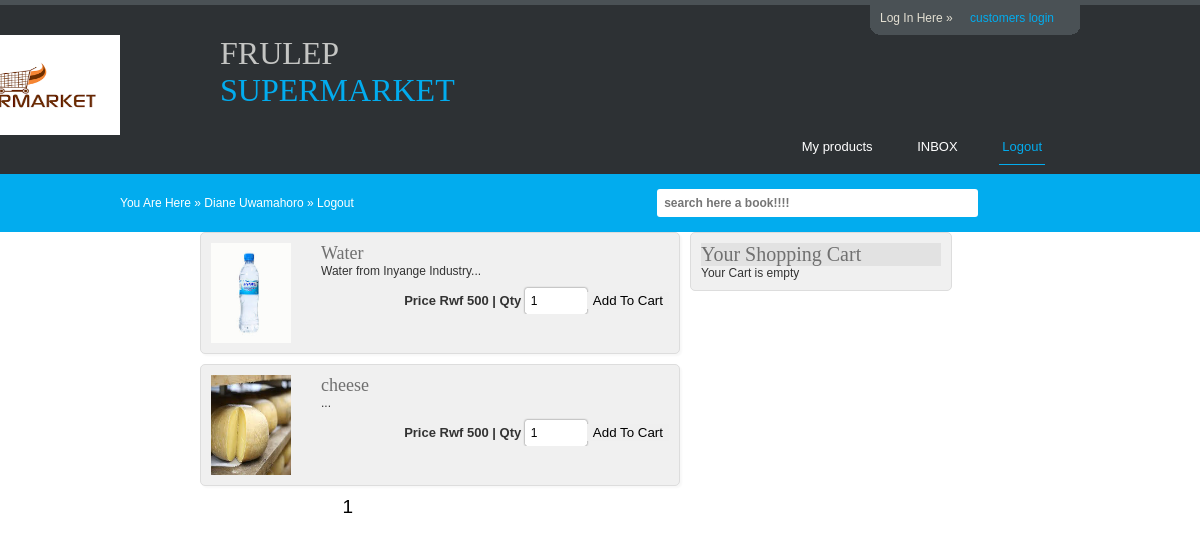
The app's page /oncart.php?page=1 (signed in) with its own data.
### tables this page shows
CREATE TABLE `customer` (
  `user_id` int(100) NOT NULL,
  `username` varchar(100) NOT NULL,
  `password` varchar(100) NOT NULL,
  `firstname` varchar(100) NOT NULL,
  `lastname` varchar(100) NOT NULL,
  `id_number` varchar(100) NOT NULL,
  `address` varchar(100) NOT NULL,
  `email` varchar(100) NOT NULL,
  `phone` varchar(100) NOT NULL
);

CREATE TABLE `books` (
  `inventory_id` int(11) NOT NULL,
  `book_title` varchar(100) NOT NULL,
  `author` varchar(100) NOT NULL,
  `price` varchar(100) NOT NULL,
  `cover` varchar(100) NOT NULL,
  `detaills` varchar(100) NOT NULL,
  `description` varchar(500) NOT NULL,
  `copy` int(11) NOT NULL,
  `time` varchar(11) NOT NULL
);

### index2.php (the view, shortened to what this page needs)
<link href="style/style.css" rel="stylesheet" type="text/css">
<div id="products-wrapper">
    <div class="products">
    <?php
    $conn=mysqli_connect("localhost","root","","editionbakame");
	$current_url = base64_encode($url="http://".$_SERVER['HTTP_HOST'].$_SERVER['REQUEST_URI']);
	$per_page =3;
    $page_query = $conn->query("SELECT COUNT(inventory_id) FROM(`books`)");
    $pages = ceil($page_query->num_rows/$per_page);
	if(!isset($_GET['page']))
        {
            echo "<script>";
              echo "window.location='oncart.php?page=1'";
            echo "</script>";
        }
    else{
    $page = @$_GET['page'];
    }
	$start = ((@$page - 1)*$per_page);
	$results =$conn->query("SELECT * FROM books ORDER BY inventory_id ASC LIMIT $start,$per_page");
    if ($results) {
        while($obj = $results->fetch_assoc())
        {
			echo '<div class="product">';
            echo '<form method="POST" action="cart_update.php">';
			echo '<div class="product-thumb"><img src="admin/books/covers/'.$obj['cover'].'" style="width:80px; height:100px;" /></div>';
            echo '<div class="product-content"><h3>'.$obj['book_title'].'</h3>';
            echo '<div class="product-desc">'.substr($obj['description'],0,130).'... </div>';
            echo '<div class="product-info">';
			echo 'Price Rwf '.$obj['price'].' | ';
            echo 'Qty <input style="width:50px;" type="text" name="product_qty" value="1" />';
			echo '<button class="add_to_cart">Add To Cart</button>';
			echo '</div></div>';
            echo '</form>';
            echo '</div>';
        }
    }
echo "<div id='pagination'> ";
for($numb=1;$numb<=$pages;$numb++){
   if (@$page == $numb) {
    echo "<label>";
    echo "<a href='oncart.php?page=$numb' style='color: #000;' >$numb </a>";
    echo "</label>";
    }
    else{
    echo "<label class=''>";
    echo "<a href='oncart.php?page=$numb'>$numb </a>";
    echo "</label>";
    }
    }
echo "</div>";
    ?>
    </div>
	<div class="shopping-cart">
	<h2>Your Shopping Cart</h2>
	<?php
	if(isset($_SESSION["products"]))
	{
		$total = 0;
		echo '<ol>';
		foreach ($_SESSION["products"] as $cart_itm)
		{
			echo '<li class="cart-itm">';
			echo '<span class="remove-itm"><a href="cart_update.php?removep='.$cart_itm["code"].'&return_url='.$current_url.'">&times;</a></span>';
			echo '<h3>'.$cart_itm["name"].'</h3>';
			$code=$cart_itm['code'];
			echo '<div class="p-qty">Qty : '.$cart_itm["qty"].'</div>';
			echo '<div class="p-price">Price : Rwf '.$cart_itm["price"].'</div>';
			echo '</li>';
			$subtotal = ($cart_itm["price"]*$cart_itm["qty"]);
			$total = ($total + $subtotal);
		}
		echo '</ol>';
		echo '<span class="check-out-txt"><strong>Total : Rwf '.$total.'</strong> <a href="view_cart.php">Check-out!</a></span>';
		echo '<span class="empty-cart"><a href="cart_update.php?emptycart=1&return_url='.$current_url.'">Empty Cart</a></span>';
	}
	else{
		echo 'Your Cart is empty';
	}
	?>
	</div>
</div>

### oncart.php (shortened to what this page needs)
<?php
if (@$_SESSION['user_login'] == 1) {
  $user_id = $_SESSION['user_id'];
  $conn=mysqli_connect("localhost","root","","editionbakame");
	$select = $conn->query("SELECT *FROM `customer` WHERE `user_id` = '$user_id' ")or die(mysql_error());
  $fetch = $select->fetch_assoc();
	?>
<!DOCTYPE html PUBLIC "-//W3C//DTD XHTML 1.0 Transitional//EN" "http://www.w3.org/TR/xhtml1/DTD/xhtml1-transitional.dtd">
<html xmlns="http://www.w3.org/1999/xhtml" xml:lang="EN" lang="EN" dir="ltr">
<head profile="http://gmpg.org/xfn/11">
<link rel="stylesheet" href="styles/layout.css" type="text/css" />
</head>
<body>
<div class="wrapper col0">
  <div id="topbar">
    <div id="loginpanel">
      <ul>
        <li class="left">Log In Here &raquo;</li>
        <li class="right" id="toggle"><a id="slideit" href="#slidepanel">customers login</a><a id="closeit" style="display: none;" href="#slidepanel">Close Panel</a></li>
      </ul>
    </div>
    <br class="clear" />
  </div>
</div>
<div class="wrapper col1">
  <div id="header">
    <div id="lg"><img src="images/demo/download.png"></div>
    <div id="logo">
      <h1><a href="#">FRULEP <span>SUPERMARKET</span></a></h1>
    </div>
    <div id="topnav">
      <ul>
        <li><a href="mybook.php">My products</a></li>
        <li><a href="email1.php">INBOX</a></li>
        <li class="active"><a href="logout.php">Logout</a></li>
      </ul>
    </div>
    <br class="clear" />
  </div>
</div>
<div class="wrapper col2">
  <div id="breadcrumb">
    <ul>
      <li class="first">You Are Here</li>
      <li>&#187;</li>
      <li><a href="#"><?php echo $fetch['firstname']." ".$fetch['lastname'];?></a></li>
      <li>&#187;</li>
      <li><a href="logout.php">Logout</a>
      <input type='text' size='40' id='key_word' name='key_word' style="margin-left:300px;padding:7px;border-radius:3px;border:none;color:#000;font-weight:bold;font-size:12px;" placeholder="search here a book!!!!">
    </li>
    </ul>
  </div>
</div>
<div class="wrapper col3">
  <div id="container">
      <?php include 'index2.php'; ?>
  </div>
</div>
<div id='white-space'></div>
<div id='white-space'></div>
<div id='white-space'></div>
</body>
</html>
<?php
}
else{
	header("LOCATION:logout.php");
}
?>

### styles/layout.css (style rules this page uses)
body { margin:0; padding:0; font-size:12px; font-family:verdana, Arial, Helvetica, sans-serif; color:#333333; background-color:#FFFFFF; outline-style: none; }
img { display:block; margin:0; padding:0; border:none; }
.right { text-align:right; }
a { outline:none; text-decoration:none; }
div.wrapper { display:block; width:100%; margin:0; text-align:left; }
div.wrapper h1, div.wrapper h2, div.wrapper h3, div.wrapper h4, div.wrapper h5, div.wrapper h6 { margin:0; padding:0; font-size:20px; font-weight:normal; line-height:normal; font-family:Georgia, "Times New Roman", Times, serif; }
.col0 { color:#FFFFFF; background-color:#2D3134; border-top:5px solid #4A5155; }
.col1, .col1 a { color:#C4C5C3;background: #2D3134; }
.col2 { color:#FFFFFF; background-color:#02ACEE; padding:15px 0 }
.col3 { background-color:#FFFFFF; }
.col3 a { color:#02ACEE; }
#header, #topbar, #topnav, #breadcrumb, #homecontent, #container, #footer, #copyright { position:relative; margin:0 auto 0; display:block; width: 960px; }
#header { padding:0 0 20px 0; }
#header #logo { float:left; width:300px; overflow:hidden; }
#header #logo span { color:#02ACEE; }
#header #logo h1, #header p, #header ul { margin:0; padding:0; list-style:none; line-height:normal; }
#header #logo h1 { font-size:32px; }
#breadcrumb a { color:#FFFFFF; background-color:#02ACEE; }
#breadcrumb ul { margin:0; padding:0; list-style:none; }
#breadcrumb ul li { display:inline; }
#container div div input[type="text"],#container div div input[type="password"] { padding: 6px; width: 300px; border: none; box-shadow: 0px 0px 2px #555; border-radius: 0.2em; outline: none; }
#white-space { height: 2.4em; }
#pagination { margin-left: 7.5em; font-size: 19px; }
.active { color: red; }
#lg { position:relative;float:left;width:100px;right:200px;padding:0;margin:0;bottom:0px;background-image:url('images/demo/bakame.png'); }
#lg img { width:200px;height:100px; }
button { border: none;background: !important; }

### style/style.css (style rules this page uses)
#products-wrapper { width: 800px; margin-right: auto; margin-left: auto; font: 12px Arial, Helvetica, sans-serif; }
.products { width: 60%; float:left; margin-right: 10px; }
.product { margin-bottom: 10px; height: 100px; background: #F0F0F0; padding: 10px; border: 1px solid #DDD; border-radius: 5px; box-shadow: 2px 2px 2px #F8F8F8; }
.product .product-thumb { float: left; height: 100px; width: 100px; margin-right: 10px; }
.product .product-content { overflow:hidden; }
.product .product-content h3 { font-size: 18px; margin: 0px; padding: 0px; color: #707070; }
.product .product-info { float: right; font-size: 13px; font-weight: bold; margin-top:10px; }
.shopping-cart { width: 30%; float:left; background: #F0F0F0; padding: 10px; border: 1px solid #DDD; border-radius: 5px; }
.shopping-cart h2 { background: #E2E2E2; padding: 4px; font-size: 14px; margin: -10px -10px 5px; color: #707070; }

### styles/navi.css (style rules this page uses)
#header #topnav { display:block; float:right; width:650px; margin:30px 0 0 0; padding:0; font-size:13px; font-family:Verdana, Arial, Helvetica, sans-serif; text-align:right; }
#header ul { margin:0; padding:0; list-style:none; }
#header li { display:inline; margin-right:35px; }
#header li a:link, #header li a:visited, #header li a:hover { margin:0; padding:0 3px 10px 3px; color:#FFFFFF; background-color:#2D3134; border-bottom:1px solid #2D3134; }
#header li a:hover, #header li.active a { color:#02ACEE; background-color:#2D3134; border-bottom-color:#02ACEE; }

### styles/forms.css (style rules this page uses)
form, fieldset, legend { margin:0; padding:0; border:none; }
input, textarea, select { font-size:12px; font-family:Verdana, Arial, Helvetica, sans-serif; }

### styles/loginslider.css (style rules this page uses)
#topbar { position:relative; margin:0 auto 0; display:block; width:960px; font-size:12px; font-family:Verdana, Arial, Helvetica, sans-serif; }
#topbar a { color:#02ACEE; background-color:#4A5155; }
#loginpanel { display:block; position:relative; top:0; }
#loginpanel ul { display:block; float:right; width:210px; height:24px; margin:0; padding:6px 0 0 0; text-align:center; color:#E3DFD2; background-color:#4A5155; }
#loginpanel li { display:block; height:24px; margin:0; padding:0; }
#loginpanel li.left { float:left; text-align:right; padding-left:10px; background:url("../images/tab_l.gif") no-repeat bottom left; }
#loginpanel li.right { float:right; text-align:left; padding-right:10px; background:url("../images/tab_r.gif") no-repeat bottom right; }
#loginpanel a { display:block; width:100px; }

### records on screen
customer: firstname "Diane", lastname "Uwamahoro"
books: cover (picture), book_title "Water", description "Water from Inyange Industry", price "500"
books: cover (picture), book_title "cheese", price "500"
